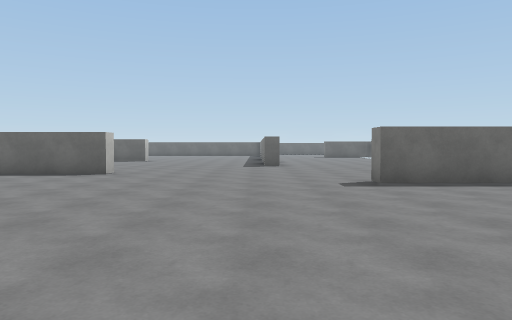
View 1 (above)

24 first-person views from a walk through a 3-D level made in the Unity game engine. The camera is 1.3 m above the floor, tilts 2° down and sees 70° across. The floor is counted in squares, 2 m on a side. Each view is taken from the middle of a square. On the plan, view 1 faces up. The plan holds only what a view shows up to about 11 squares ahead; the rest is blank. The place goes on beyond the plan. Surface patterns are stand-ins for the level's own textures.

View 2
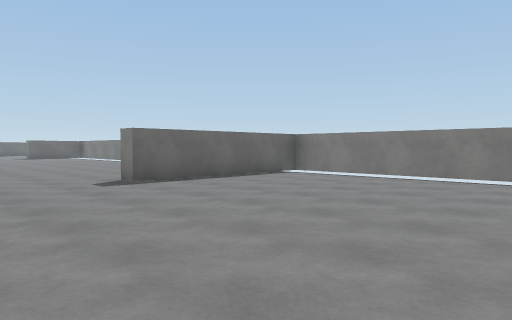

View 3
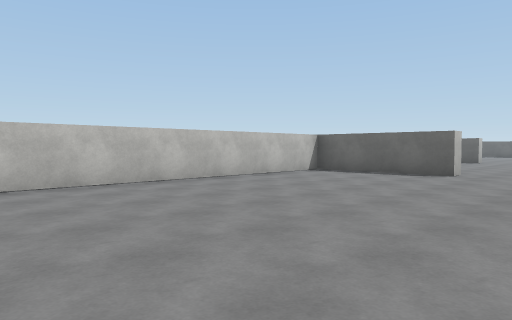

View 4
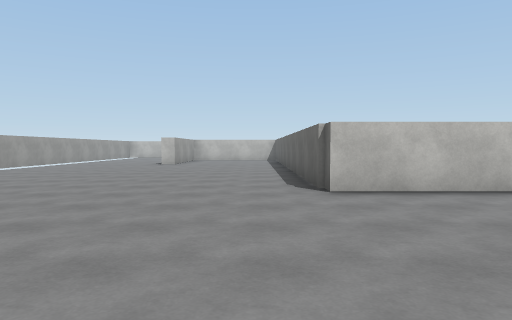

View 5
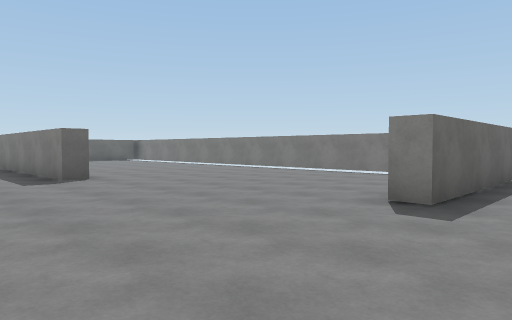

View 6
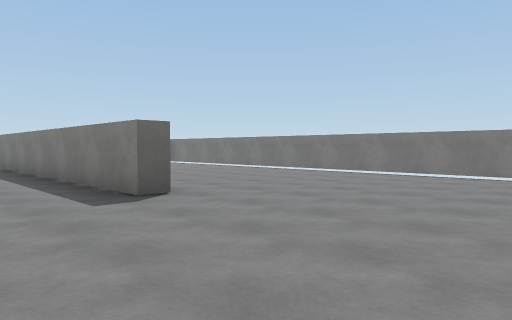

View 7
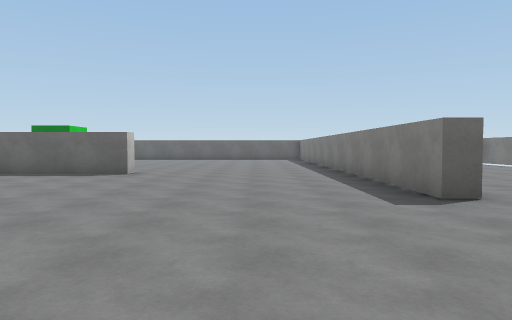

View 8
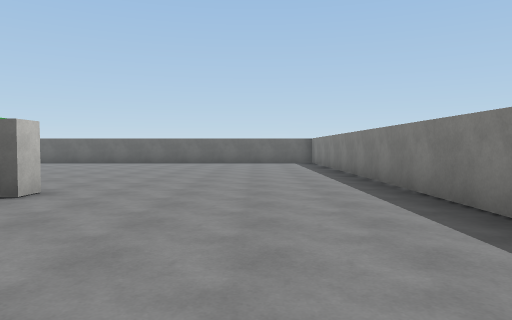

View 9
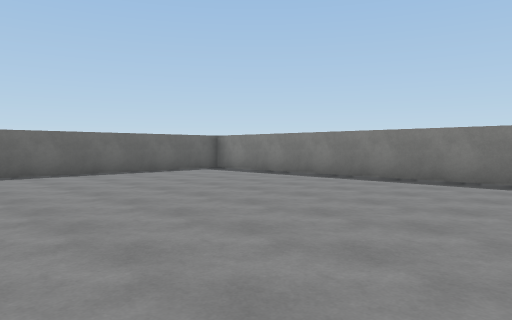

View 10
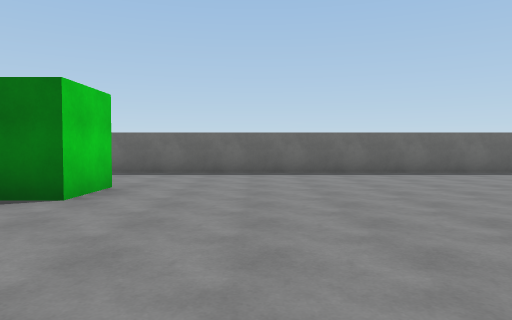

View 11
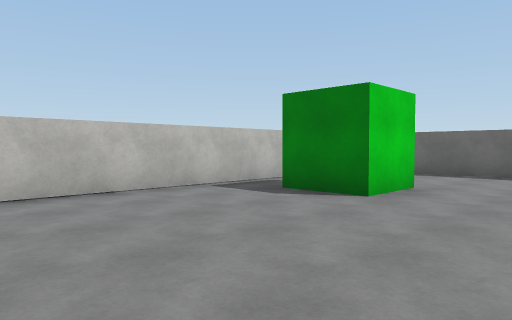

View 12
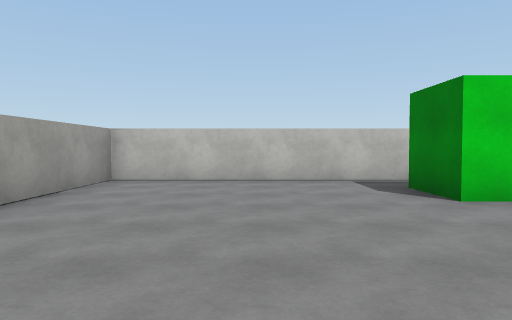

View 13
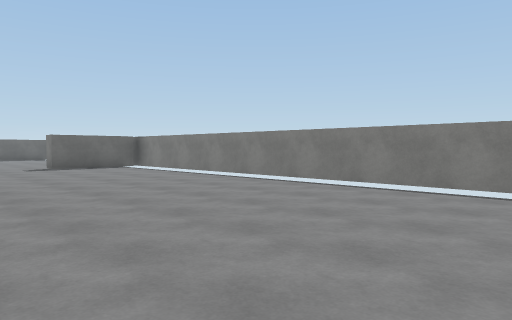

View 14
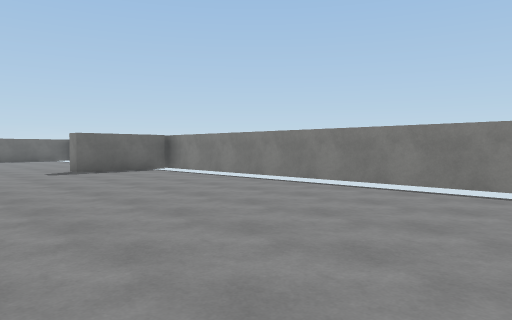

View 15
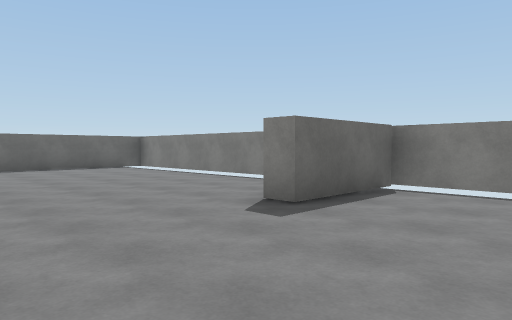

View 16
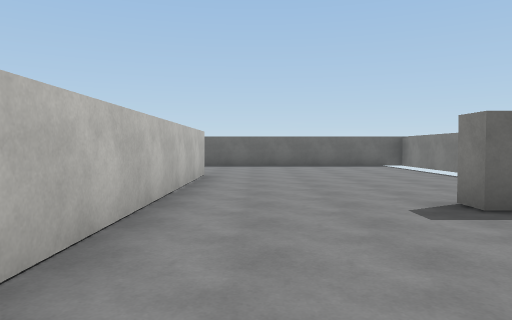

View 17
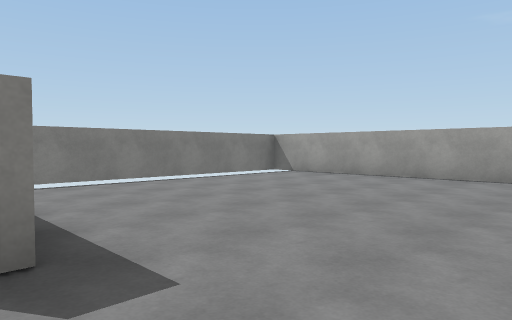

View 18
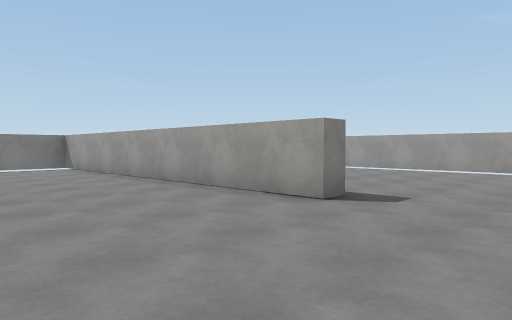

View 19
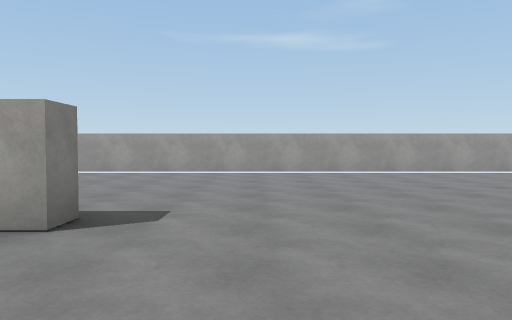

View 20
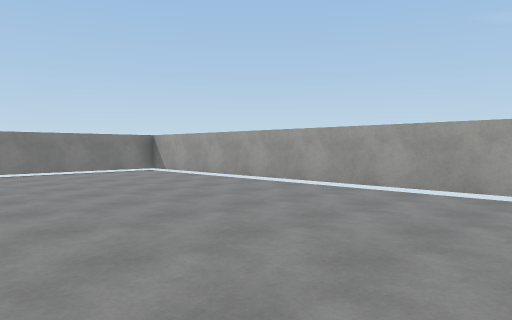

View 21
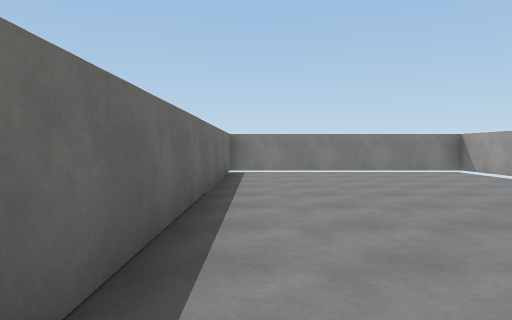

View 22
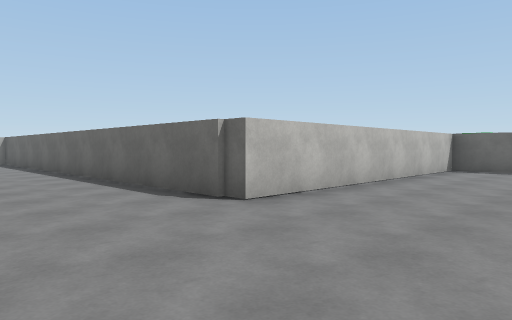

View 23
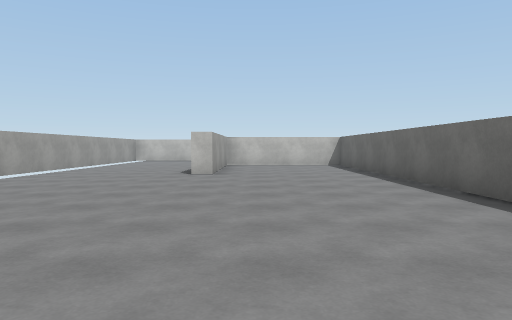

View 24
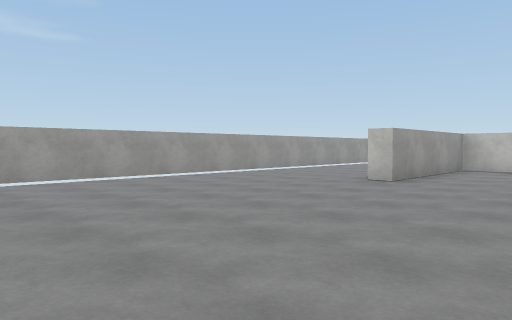

### Floor plan
Points are (right, up) in squares from view 1. A wall is a line through its corners. A room is listed if a view was taken in it or the views show most of it. See-through windows are left out.
Room 1 (views 1, 2, 3, 4, 5, 6, 7, 8, 9, 10, 11, 12, 13, 14, 15, 16, 17, 18, 19, 20, 21, 22, 23, 24)
walls: (-3.6, 9.4) (-3.6, 8.8) (-7.2, 8.8) (-7.2, 1) (-17.5, 1); (0.9, 12.5) (0.3, 12.5) (0.3, 26.4); (-5, 17.2) (-5, 16.7) (-8.1, 16.7); (7.1, 9.1) (7.1, 22.7) (4.3, 22.7) (4.3, 23.2); (-2.4, -1.4) (-2.4, -0.8) (7.1, -0.8) (7.1, 6.5) (2.2, 6.5) (2.2, 7); (-9.3, 24) (-9.3, 22.5) (-10.9, 22.5); (-12.1, 24) (-12.1, 17.2) (-9, 17.2); (-0.4, 27) (-10.6, 27); (0.8, 27.5) (0.8, 20.6); (-17.5, -3) (-15.7, -3) (-15.7, -3.6); (7.1, 25.8) (7.1, 28.5); (-17.5, -7.6) (7.1, -7.6) (7.1, -1.3) (-2, -1.3)

Where each view was taken, in squares from view 1:
view 1: 0 up, 0 right, facing up
view 2: 0 up, 1 left, facing up-right
view 3: 0 up, 1 left, facing up-left
view 4: 0 up, 2 left, facing left
view 5: 5 up, 2 left, facing up-right
view 6: 8 up, 2 left, facing up-right
view 7: 8 up, 2 left, facing up
view 8: 12 up, 2 left, facing up
view 9: 18 up, 7 left, facing up-right
view 10: 18 up, 7 left, facing up
view 11: 18 up, 7 left, facing up-left
view 12: 20 up, 5 left, facing left
view 13: 11 up, 1 right, facing up-right
view 14: 13 up, 1 right, facing up-right
view 15: 20 up, 1 right, facing up-right
view 16: 19 up, 2 right, facing up
view 17: 7 up, 0 right, facing down-right
view 18: 3 up, 5 left, facing down-right
view 19: 2 up, 4 left, facing down
view 20: 2 down, 3 left, facing down-right
view 21: 2 down, 3 left, facing right
view 22: 2 down, 4 left, facing up-left
view 23: 2 down, 7 left, facing left
view 24: 0 up, 9 left, facing down-left
